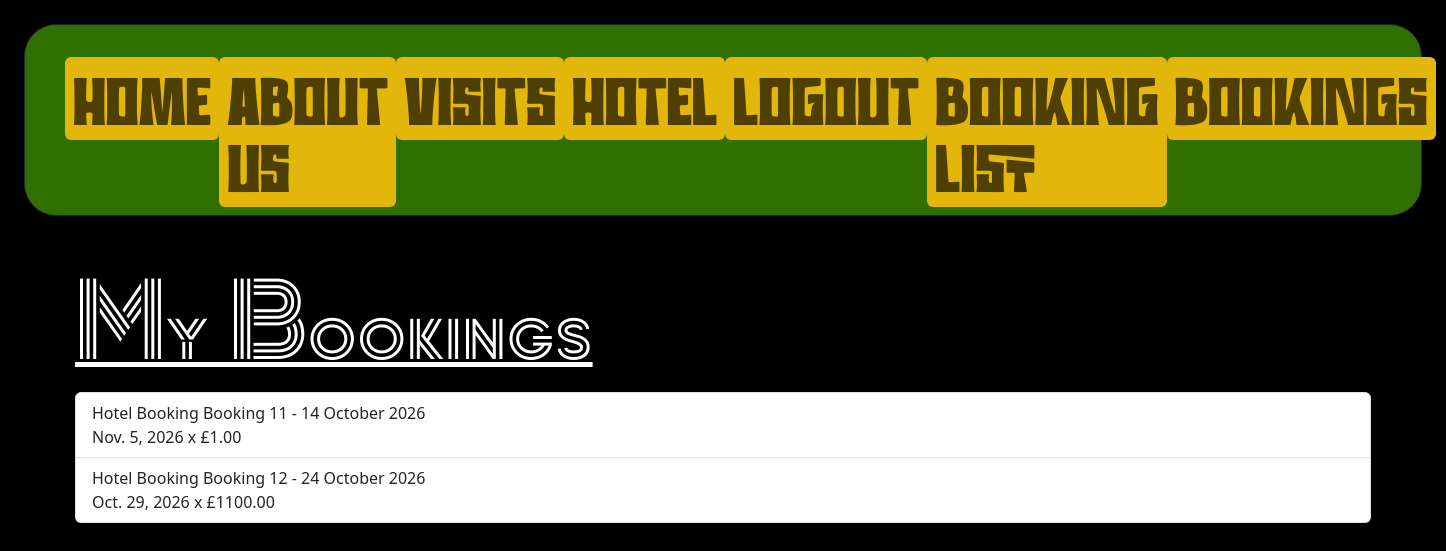
/booking_room/ (signed in), run on an earlier commit of the app's database.
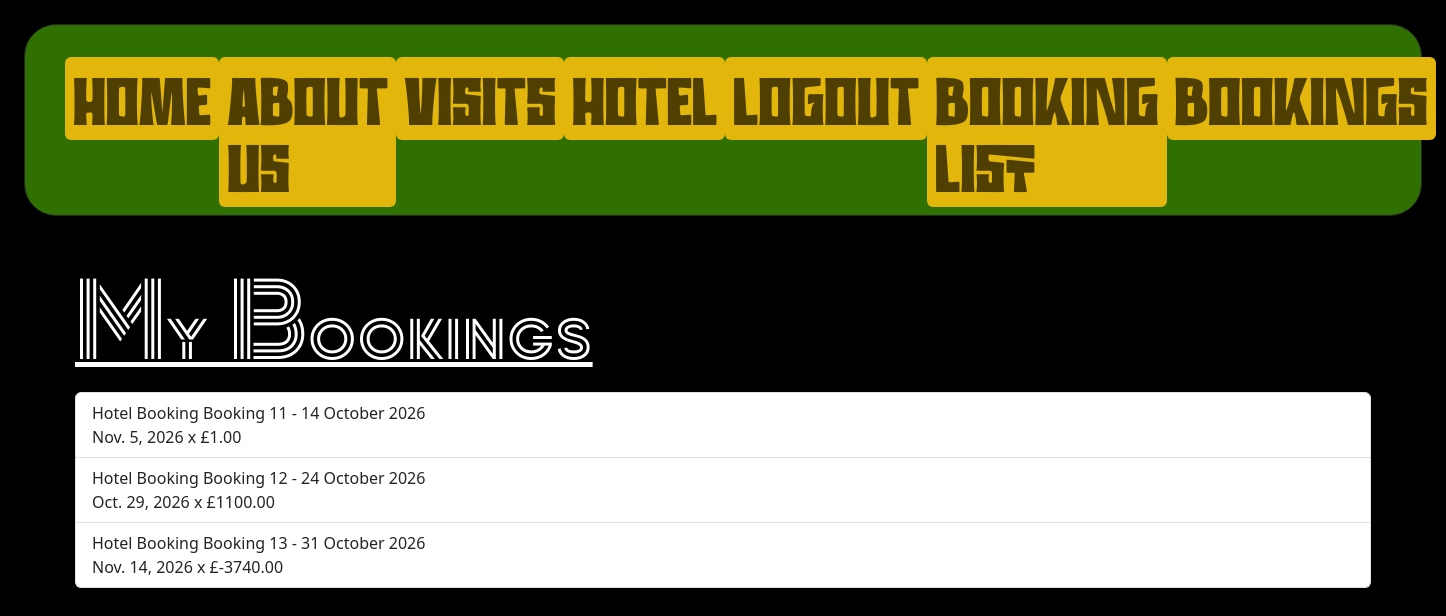
And on a later commit of the database.
### website/models.py (models this page shows, shortened)
class Booking(models.Model):
    ACCOMMODATION_CHOICES = [
        ('red_panda', 'Red Panda Lodge (£150/night)'),
        ('panda_suite', 'Panda Sanctuary Suite (£220/night)'),
        ('safari_cabin', 'Wildlife Safari Cabin (£180/night)'),
    ]
    full_name = models.CharField(max_length=100)
    email = models.EmailField()
    accommodation_type = models.CharField(max_length=50, choices=ACCOMMODATION_CHOICES)
    check_in = models.DateField()
    check_out = models.DateField()
    guests = models.PositiveIntegerField(default=2)
    special_requests = models.TextField(blank=True, null=True)
    created_at = models.DateTimeField(auto_now_add=True)
    user = models.ForeignKey(settings.AUTH_USER_MODEL, on_delete=models.PROTECT, related_name="booking_list")
    price = models.DecimalField(max_digits=6, decimal_places=2)

### website/views.py (the view)
# urls.py: path('booking_room/', views.booking_list, name="booking_list")
@login_required
def booking_list(request):
    hBookings = Booking.objects.filter(user=request.user)
    return render(request, "webpages/booking_list.html", {"hBookings":hBookings})

### website/templates/webpages/booking_list.html
{% extends "webpages/base.html" %}
{% block content  %}
<div class="container py-4">
<h1>My Bookings</h1>
<ul class="list-group">
    {% for booking in hBookings %}
    <li class="list-group-item">
        <div>
            Hotel Booking Booking {{booking.pk}} - {{booking.check_in|date:"j F Y"}}
        </div>
        <p class="mb-0">{{booking.check_out}} x £{{ booking.price }}</p>
    </li>
    {% empty %}
    <li class="list-group-item">You have no bookings yet</li>
</ul>
{% endfor %}
</div>
{% endblock %}

What changed in the data, as far as the page shows it:
added Booking: pk "13", check_in "31 October 2026", check_out "Nov. 14, 2026", price "-3740.00"
